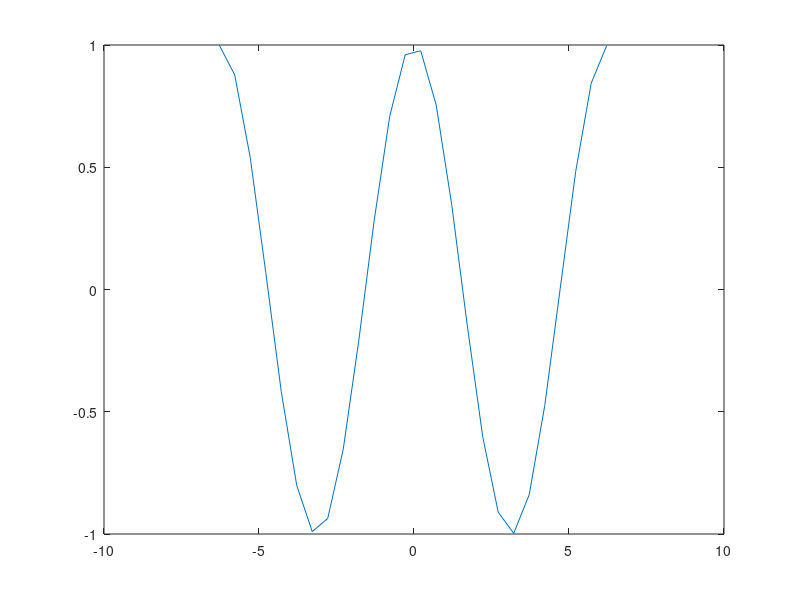

This figure's MATLAB source: (Note: this script raises an error after producing the figure.)

%define a coarse grid.
x = -2*pi:0.5:2*pi;
%compute the sin on it.
f = cos(x);

%plot
plot(x,f);
hold on;


%define a finer grid.
des = -pi:0.1:pi;

%intepolate!!!
% 1. compute the weights:

lambda = zeros(length(f),1);


for i =1:length(x)
  tmp = 1;  
  for j =1:length(x)
    if (i ~= j) 
       tmp = tmp * (x(i) - x(j));       
    end
  end
  lambda(i) = 1/tmp;  
end

interpValues = zeros(length(des),1);
l = zeros(length(f),1);

for k= 1:length(des)
   for i = 1:length(f)
      tmp = 0; 
      for j = 1:length(f)
          %compute the sum of different mu's.
          tmp = tmp + lambda(j)/(des(k) - x(j));
      end
              %mu_i / sum mu_i
      l(i) = (lambda(i)/(des(k) - x(i)))/tmp;
   end
   interpValues(k) =  f*l;
end

%plot(des,interpValues)

load('test.out')
plot(des,test)
